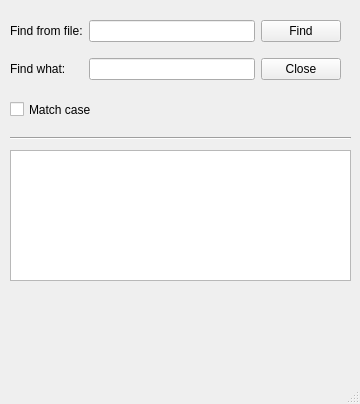
<?xml version="1.0" encoding="UTF-8"?>
<ui version="4.0">
 <class>MainWindow</class>
 <widget class="QMainWindow" name="MainWindow">
  <property name="geometry">
   <rect>
    <x>0</x>
    <y>0</y>
    <width>360</width>
    <height>404</height>
   </rect>
  </property>
  <property name="windowTitle">
   <string>MainWindow</string>
  </property>
  <widget class="QWidget" name="centralwidget">
   <widget class="QWidget" name="gridLayoutWidget">
    <property name="geometry">
     <rect>
      <x>10</x>
      <y>10</y>
      <width>331</width>
      <height>80</height>
     </rect>
    </property>
    <layout class="QGridLayout" name="gridLayout">
     <item row="0" column="0">
      <widget class="QLabel" name="fileLineLabel">
       <property name="text">
        <string>Find from file:</string>
       </property>
      </widget>
     </item>
     <item row="1" column="0">
      <widget class="QLabel" name="keyLineLabel">
       <property name="text">
        <string>Find what:</string>
       </property>
      </widget>
     </item>
     <item row="1" column="1">
      <widget class="QLineEdit" name="keyLineEdit"/>
     </item>
     <item row="1" column="2">
      <widget class="QPushButton" name="closePushButton">
       <property name="text">
        <string>Close</string>
       </property>
       <property name="checkable">
        <bool>false</bool>
       </property>
      </widget>
     </item>
     <item row="0" column="2">
      <widget class="QPushButton" name="findPushButton">
       <property name="text">
        <string>Find</string>
       </property>
      </widget>
     </item>
     <item row="0" column="1">
      <widget class="QLineEdit" name="fileLineEdit"/>
     </item>
    </layout>
   </widget>
   <widget class="QCheckBox" name="matchCheckBox">
    <property name="geometry">
     <rect>
      <x>10</x>
      <y>100</y>
      <width>81</width>
      <height>19</height>
     </rect>
    </property>
    <property name="text">
     <string>Match case</string>
    </property>
   </widget>
   <widget class="Line" name="line">
    <property name="geometry">
     <rect>
      <x>10</x>
      <y>130</y>
      <width>341</width>
      <height>16</height>
     </rect>
    </property>
    <property name="orientation">
     <enum>Qt::Horizontal</enum>
    </property>
   </widget>
   <widget class="QTextBrowser" name="textBrowser">
    <property name="geometry">
     <rect>
      <x>10</x>
      <y>150</y>
      <width>341</width>
      <height>131</height>
     </rect>
    </property>
   </widget>
  </widget>
  <widget class="QMenuBar" name="menubar">
   <property name="geometry">
    <rect>
     <x>0</x>
     <y>0</y>
     <width>360</width>
     <height>20</height>
    </rect>
   </property>
  </widget>
  <widget class="QStatusBar" name="statusbar"/>
 </widget>
 <resources/>
 <connections>
  <connection>
   <sender>closePushButton</sender>
   <signal>clicked()</signal>
   <receiver>MainWindow</receiver>
   <slot>close()</slot>
   <hints>
    <hint type="sourcelabel">
     <x>299</x>
     <y>87</y>
    </hint>
    <hint type="destinationlabel">
     <x>179</x>
     <y>201</y>
    </hint>
   </hints>
  </connection>
 </connections>
</ui>
